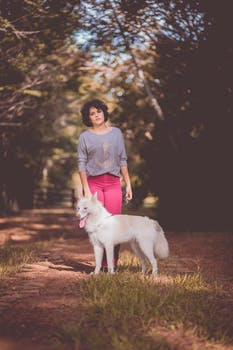
#> input picture lab5/dog.jpeg, 233 x 350 px
$ python task9_kmeans.py
#> lines starting #> are read from the running program, lines starting #| are printed output that depends on the picture
import os
import cv2
import numpy as np
import matplotlib.pyplot as plt

os.makedirs("outputs", exist_ok=True)

img_bgr = cv2.imread("dog.jpeg")
#> img_bgr is the input picture: shape (350, 233, 3); mean B, G, R 77.5, 84.1, 109.6

Z = img_bgr.reshape((-1, 3)).astype(np.float32)
criteria = (cv2.TERM_CRITERIA_EPS + cv2.TERM_CRITERIA_MAX_ITER, 20, 1.0)

Ks = [2, 4, 6]
segmented = {}
for K in Ks:
    _, labels, centers = cv2.kmeans(Z, K, None, criteria, 5, cv2.KMEANS_RANDOM_CENTERS)
    centers = np.uint8(centers)
    seg = centers[labels.flatten()].reshape(img_bgr.shape)
    segmented[K] = seg
    cv2.imwrite(f"outputs/task9_kmeans_K{K}.png", seg)
    diff = np.mean(np.abs(img_bgr.astype(np.int16) - seg.astype(np.int16)))
    counts = np.bincount(labels.flatten(), minlength=K)
    print(f"K={K}: clusters={K}, mean abs difference from original={diff:.2f}")
    print(f"  cluster sizes (pixels): {counts.tolist()}")
    print(f"  cluster centres (BGR): {centers.tolist()}")
#> this loop made 3 passes
#> (diff, counts) on passes 2 to 3: (9.95, [10273, 21906, 42870, 6501]), (8.03, [10931, 4198, 21193, 4478, 36734, 4016])
#> (centers, diff, counts) on pass 1: ([[142, 147, 180], [59, 66, 90]], 17.26, [17314, 64236])
#| K=2: clusters=2, mean abs difference from original=17.26
#|   cluster sizes (pixels): [17314, 64236]
#|   cluster centres (BGR): [[142, 147, 180], [59, 66, 90]]
#| K=4: clusters=4, mean abs difference from original=9.95
#|   cluster sizes (pixels): [10273, 21906, 42870, 6501]
#|   cluster centres (BGR): [[118, 127, 168], [72, 86, 119], [54, 57, 76], [184, 183, 201]]
#| K=6: clusters=6, mean abs difference from original=8.03
#|   cluster sizes (pixels): [10931, 4198, 21193, 4478, 36734, 4016]
#|   cluster centres (BGR): [[90, 106, 142], [155, 147, 161], [64, 77, 107], [193, 193, 208], [53, 55, 73], [121, 133, 200]]
#> pass 1, `seg = centers[labels.flatten()].reshape(img_bgr.shape)`:
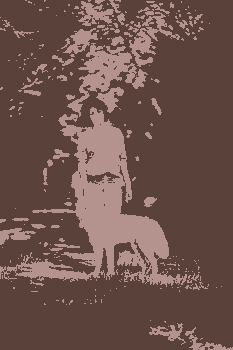
#> seg: shape (350, 233, 3); mean B, G, R 76.6, 83.2, 109.1
#> pass 2, `seg = centers[labels.flatten()].reshape(img_bgr.shape)`:
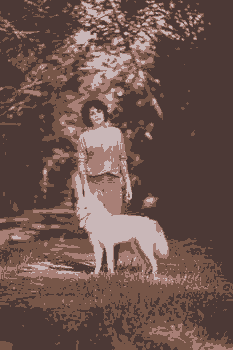
#> seg: shape (350, 233, 3); mean B, G, R 77.3, 83.7, 109.1
#> pass 3, `seg = centers[labels.flatten()].reshape(img_bgr.shape)`:
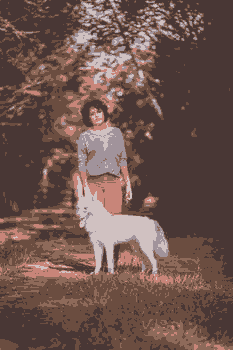
#> seg: shape (350, 233, 3); mean B, G, R 77.1, 83.7, 109.3
#> after the loop, segmented = 3 items

fig, ax = plt.subplots(1, 4, figsize=(20, 7.5))
ax[0].imshow(cv2.cvtColor(img_bgr, cv2.COLOR_BGR2RGB))
ax[0].set_title("Original")
ax[0].axis("off")
for a, K in zip(ax[1:], Ks):
    a.imshow(cv2.cvtColor(segmented[K], cv2.COLOR_BGR2RGB))
    a.set_title(f"K={K}")
    a.axis("off")
plt.tight_layout()
plt.savefig("outputs/task9_required_output.png", dpi=150, bbox_inches="tight")
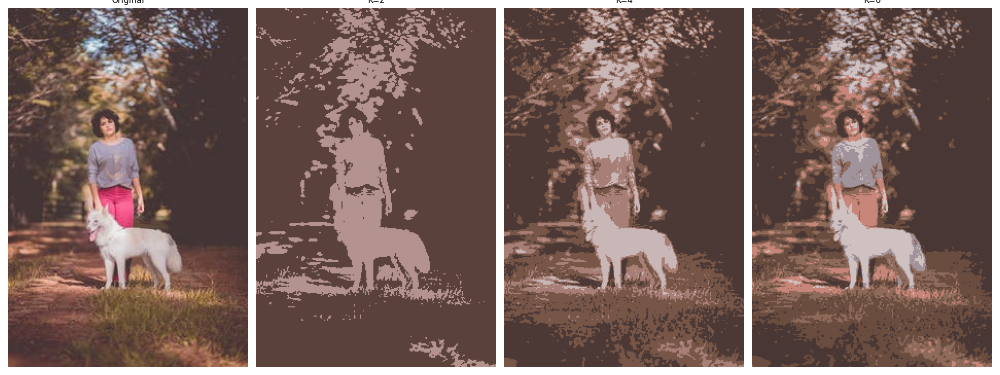
#> figure drawn by matplotlib, 4 panels
plt.show()

print()
print("K=2: collapses the scene into dark vs light only (heaviest colour simplification).")
print("K=4: recovers major regions (canopy, path/shadow, clothing, white coat).")
print("K=6: separates nearly every distinct material (smallest difference from original).")

$ run again, with lab5/sudoku.png saved as lab5/dog.jpeg
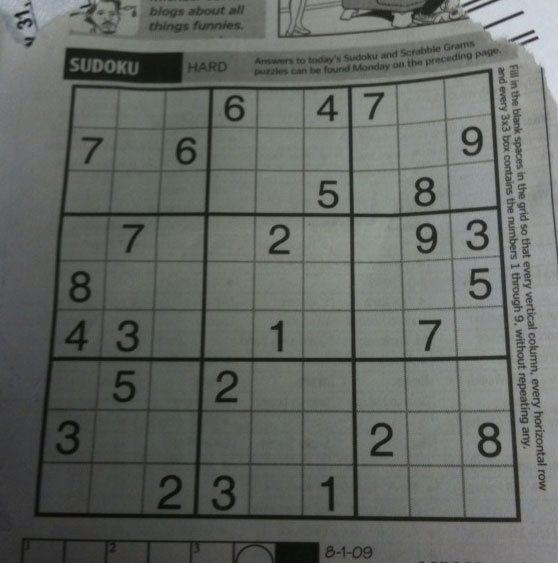
#> input picture lab5/sudoku.png, 558 x 563 px
#> img_bgr is the input picture: shape (563, 558, 3); mean B, G, R 99.5, 104.1, 100
#> the loop `for K in Ks:` made 3 passes
#> (diff, counts) on passes 2 to 3: (10.49, [129164, 116466, 4308, 64216]), (6.85, [84749, 3925, 64460, 73768, 39465, 47787])
#> (printed output is left out)
#> pass 1, `seg = centers[labels.flatten()].reshape(img_bgr.shape)`:
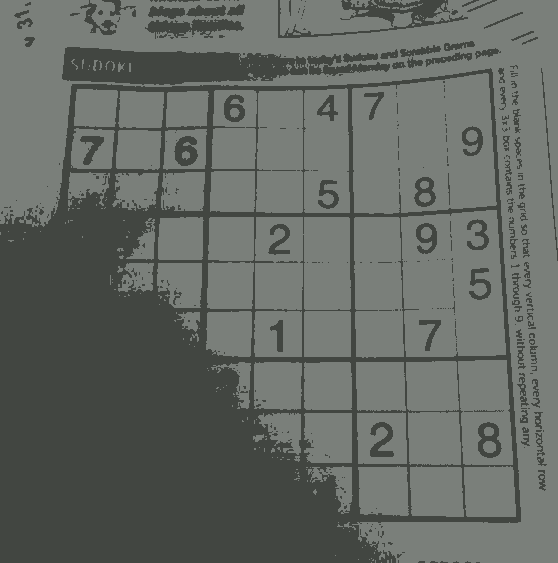
#> seg: shape (563, 558, 3); mean B, G, R 98.9, 103.9, 99.4
#> after the loop `for K in Ks:`: segmented = 3 items
#> `plt.savefig("outputs/task9_required_output.png", dpi=150, bbox_inches=..`:
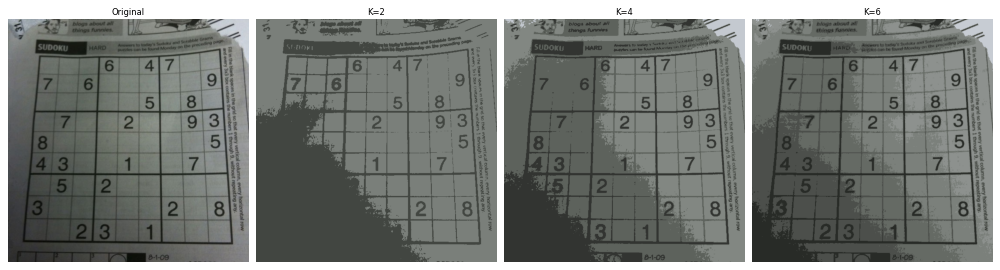
#> figure drawn by matplotlib, 4 panels
